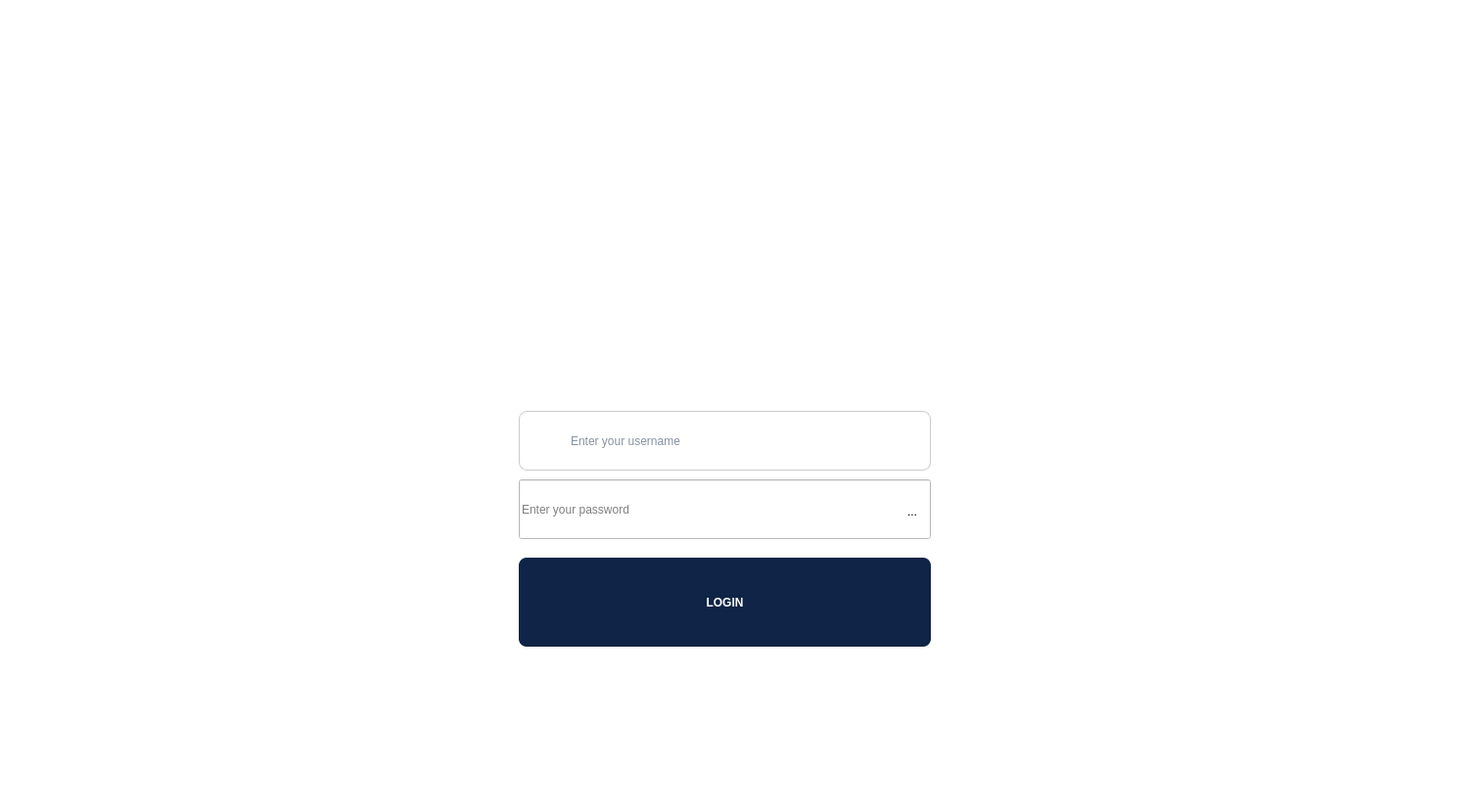
      <widget class="QWidget" name="pagelogin">
       <property name="styleSheet">
        <string notr="true">
background-color: rgb(255, 255, 255);</string>
       </property>
       <widget class="QLabel" name="label">
        <property name="geometry">
         <rect>
          <x>0</x>
          <y>0</y>
          <width>1501</width>
          <height>821</height>
         </rect>
        </property>
        <property name="text">
         <string/>
        </property>
        <property name="pixmap">
         <pixmap resource="resources.qrc">:/images/.qtcreator/ChatGPT Image 18 juin 2026, 16_45_01.png</pixmap>
        </property>
        <property name="scaledContents">
         <bool>true</bool>
        </property>
       </widget>
       <widget class="QLineEdit" name="lineEditusername">
        <property name="geometry">
         <rect>
          <x>530</x>
          <y>420</y>
          <width>421</width>
          <height>61</height>
         </rect>
        </property>
        <property name="styleSheet">
         <string notr="true">QLineEdit {
    /* Balance text dimensions nicely */
    font: 350 12pt &quot;Segoe UI&quot;;
    color: #0f2446; 
    background-color: rgb(255, 255, 255);
    
    border: 1px solid #ccc;
    border-radius: 8px;
    
    /* Strict padding structure to leave clean space for your icons */
    padding-top: 10px;
    padding-bottom: 10px;
    padding-left: 50px; 
    padding-right: 12px;

    /* Icon Path Definition */
    background-image: url(:/images/.qtcreator/user.png);
    background-repeat: no-repeat;
    background-position: left center;
}

QLineEdit::placeholder {
    /* Separate rule explicitly handling empty state hint text rendering */
    font-family: &quot;Segoe UI&quot;, sans-serif;
    font-size: 11pt; 
    font-weight: 350;
    color: #a0aec0; 
}</string>
        </property>
        <property name="placeholderText">
         <string>Enter your username</string>
        </property>
       </widget>
       <widget class="QLineEdit" name="lineEditpassword">
        <property name="geometry">
         <rect>
          <x>530</x>
          <y>490</y>
          <width>421</width>
          <height>61</height>
         </rect>
        </property>
        <property name="styleSheet">
         <string notr="true">QLineEdit {
    /* Set typed text size to a clean, readable 12pt */
    font: 350 12pt &quot;Segoe UI&quot;;
    color: #0f2446; 
    background-color: rgb(255, 255, 255);
    
    /* Modern structural borders */
    border: 1px solid #ccc;
    border-radius: 8px;
    
    /* Spacing: 50px left for padlock, 45px right to leave room for the eye button */
    padding-top: 10px;
    padding-bottom: 10px;
    padding-left: 50px; 
    padding-right: 45px; 

    /* LEFT SIDE: Padlock Icon */
    background-image: url(:/images/.qtcreator/padlock.png);
    background-repeat: no-repeat;
    background-position: left center;
}

/* Styled proportionally right below the main font size */
QLineEdit::placeholder {
    font-family: &quot;Segoe UI&quot;, sans-serif;
    font-size: 11pt; 
    font-weight: 350;
    color: #a0aec0; 
}

/* UNIVERSAL FIX FOR THE RIGHT SIDE ICON */
QLineEdit &gt; QToolButton {
    qproperty-icon: url(:/images/.qtcreator/hide.png);
    qproperty-iconSize: QSize(24, 24);
    border: none;
    background: transparent;
}</string>
        </property>
        <property name="echoMode">
         <enum>QLineEdit::EchoMode::Password</enum>
        </property>
        <property name="placeholderText">
         <string>Enter your password</string>
        </property>
       </widget>
       <widget class="QToolButton" name="toolButton">
        <property name="geometry">
         <rect>
          <x>920</x>
          <y>510</y>
          <width>24</width>
          <height>26</height>
         </rect>
        </property>
        <property name="styleSheet">
         <string notr="true">background-color: rgb(255, 255, 255);</string>
        </property>
        <property name="text">
         <string>...</string>
        </property>
        <property name="icon">
         <iconset resource="resources.qrc">
          <normaloff>:/images/.qtcreator/hide.png</normaloff>:/images/.qtcreator/hide.png</iconset>
        </property>
        <property name="autoRaise">
         <bool>true</bool>
        </property>
       </widget>
       <widget class="QPushButton" name="btn_login">
        <property name="geometry">
         <rect>
          <x>530</x>
          <y>570</y>
          <width>421</width>
          <height>91</height>
         </rect>
        </property>
        <property name="styleSheet">
         <string notr="true">QPushButton {
	font: 22pt &quot;Segoe UI&quot;;
    background-color: #0f2446; /* Dark blue */
    color: white;
    border-radius: 8px;
    font-weight: bold;
    padding: 10px;
}</string>
        </property>
        <property name="text">
         <string>LOGIN</string>
        </property>
       </widget>
      </widget>
